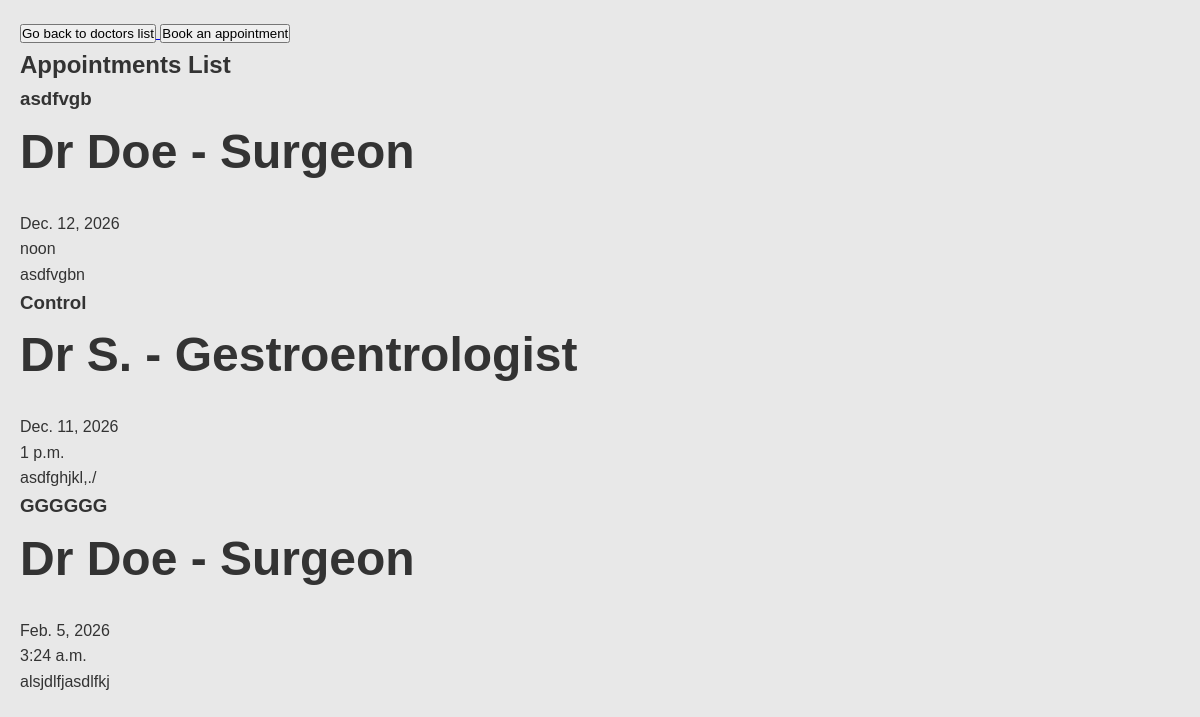
Page /appointments/ on the earlier database version.
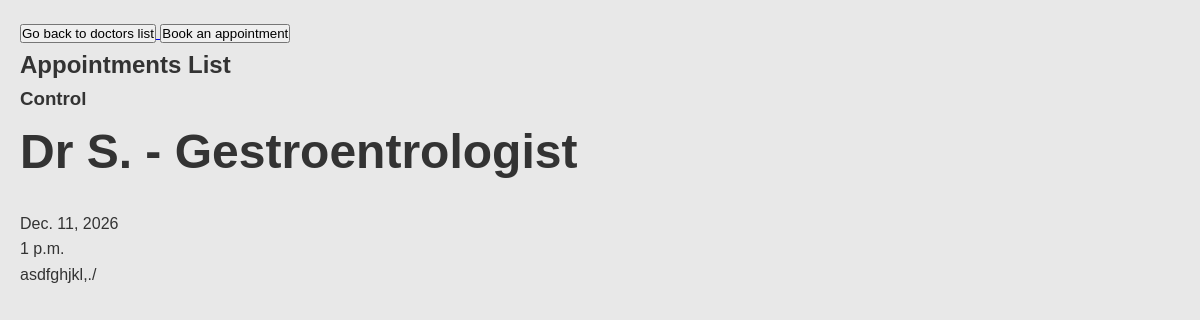
Same page on the later database version.
### appointments/models.py (models this page shows, shortened)
class Appointment(models.Model):
   doctor = models.ForeignKey(Doctor, on_delete = models.CASCADE, related_name= 'appointments')
   patient = models.ForeignKey(Patient, on_delete = models.CASCADE, related_name= 'appointments')
   date = models.DateField()
   time = models.TimeField()
   title = models.CharField(max_length=150)
   reason = models.TextField()
   created_at = models.DateTimeField(auto_now_add=True)
   updated_at = models.DateTimeField(auto_now=True)

### doctors/models.py (models this page shows)
class Doctor(models.Model):
   user = models.OneToOneField(
      User,
      on_delete=models.CASCADE,
      related_name='doctor_profile'
   )
   name = models.CharField(max_length=100)
   years_of_experience = models.IntegerField()
   speciality = models.CharField(max_length=100)
   bio = models.TextField()
   def __str__(self):
      return f"Dr {self.user.last_name} - {self.speciality}"

### appointments/views.py (the view)
# urls.py: path('', views.appointments_list, name='appointments_list'),
def appointments_list(request):
    appointments = Appointment.objects.all()
    isPatient = False
    isDoctor = False
    if hasattr(request.user, 'patient_profile'):
        isPatient = True
    if hasattr(request.user, 'doctor_profile'):
        isDoctor = True
    return render(request,"appointments/appointments_list.html",{ "appointments": appointments, "isPatient" : isPatient, "isDoctor":isDoctor })

### appointments/templates/appointments/appointments_list.html (shortened to what this page needs)
{% extends "appointments/master.html" %}  {% block content %}
<section>
  <a href="{% url 'doctors_list' %}">
    <button>Go back to doctors list</button>
  </a>
  <a href="{% url 'appointment_form' %}">
    <button>Book an appointment</button>
  </a>
  <h1>Appointments List</h1>
  {% for appointment in appointments %}
  <div>
    <h3>{{ appointment.title }}</h3>
    <h2>{{ appointment.doctor }}</h2>
    <p>{{ appointment.date }}</p>
    <p>{{ appointment.time}}</p>
    <p>{{ appointment.reason}}</p>
     {% endfor %}
  </div>
</section>
{% endblock %}

### appointments/templates/appointments/master.html (shortened to what this page needs)
{% load static %}
<!doctype html>
<html>
  <head>
    <link rel="stylesheet" href="{% static 'css/styles.css' %}" />
  </head>
  <body>
    {% block content %}{% endblock %}
  </body>
</html>

### appointments/static/css/styles.css (style rules this page uses)
* { margin: 0; padding: 0; box-sizing: border-box; list-style: none; }
body { font-family: Arial, sans-serif; background-color: #e8e8e8; color: #333; line-height: 1.6; padding: 20px; }
h2 { margin-bottom: 20px; font-size: 3rem; }

Differences in the rows shown:
removed Appointment: title "asdfvgb", doctor "Dr Doe - Surgeon", date "Dec. 12, 2026", time "noon", reason "asdfvgbn"
removed Appointment: title "GGGGGG", doctor "Dr Doe - Surgeon", date "Feb. 5, 2026", time "3:24 a.m.", reason "alsjdlfjasdlfkj"
